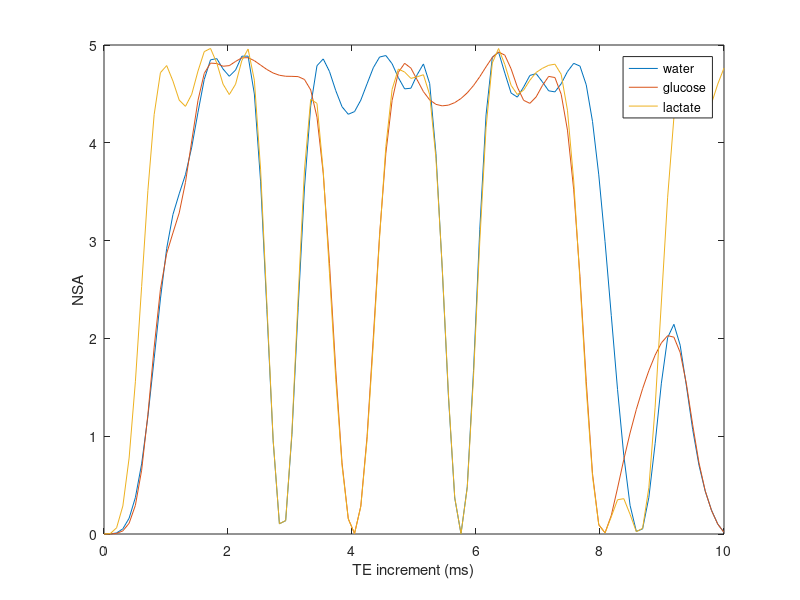
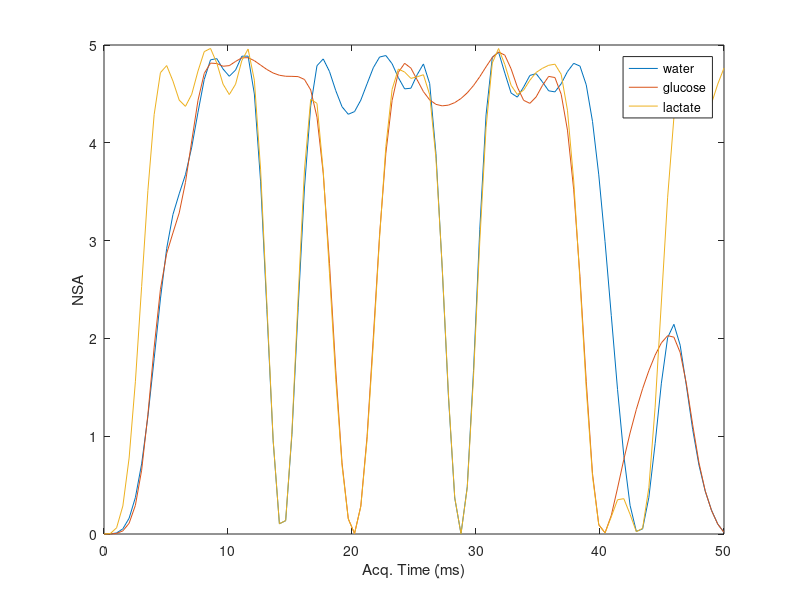
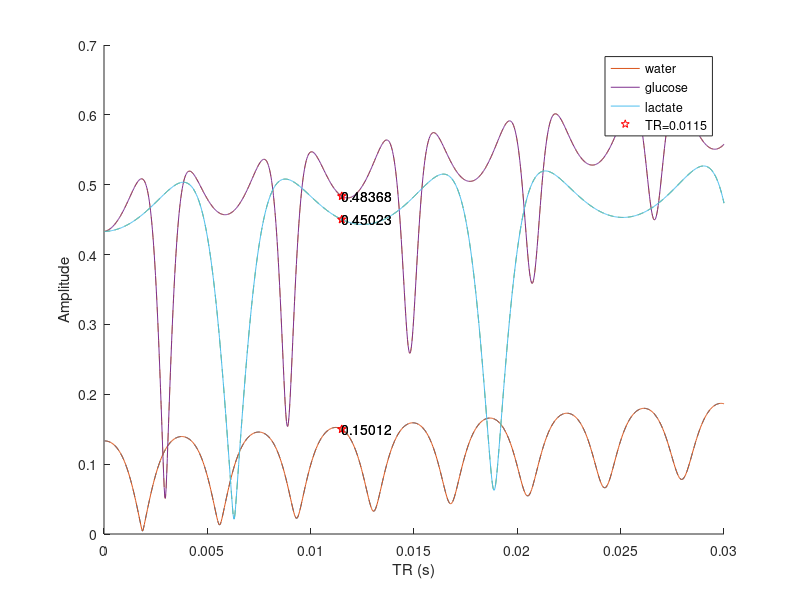
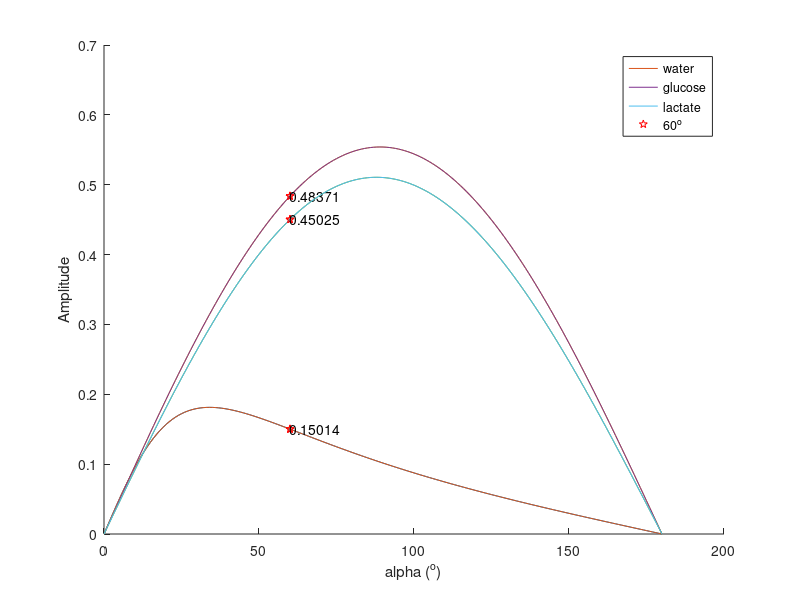

The MATLAB source for these figures, in order:
close all; clear; clc;

% --------------------------------------------------------------------------------------------
%
%              Optimization for DMI using ME-SSFP and CSI-SSFP
%           (TE increment/dwell time choice, maximization of NSA)
%                    Release version - August 2023
%
% --------------------------------------------------------------------------------------------
%
% Optimization for DMI using ME-SSFP and CSI-SSFP when B0 is known:
%
% Peters DC, Markovic S, Bao Q, Preise D, Sasson K, Agemy L, Scherz A, Frydman L.
% Improving deuterium metabolic imaging (DMI) signal-to-noise ratio by spectroscopic multi-echo bSSFP: A pancreatic cancer investigation.
% Magn Reson Med. 2021 Nov;86(5):2604-2617. doi: 10.1002/mrm.28906. Epub 2021 Jun 30. PMID: 34196041.
%
% Reeder SB, Wen Z, Yu H, Pineda AR, Gold GE, Markl M, Pelc NJ. 
% Multicoil Dixon chemical species separation with an iterative least-squares estimation method.
% Magn Reson Med. 2004 Jan;51(1):35-45. doi: 10.1002/mrm.10675. PMID: 14705043.
%
% For a complete discussion with B0 is also unknown:
%
% Pineda AR, Reeder SB, Wen Z, Pelc NJ.
% Cramér-Rao bounds for three-point decomposition of water and fat. 
% Magn Reson Med. 2005 Sep;54(3):625-35. doi: 10.1002/mrm.20623. PMID: 16092102.
%
% More about ME-SSFP sequence:
%
% Leupold J, Månsson S, Petersson JS, Hennig J, Wieben O.
% Fast multiecho balanced SSFP metabolite mapping of (1)H and hyperpolarized (13)C compounds.
% MAGMA. 2009 Aug;22(4):251-6. doi: 10.1007/s10334-009-0169-z. Epub 2009 Apr 15. PMID: 19367422.
%
% --------------------------------------------------------------------------------------------
%
% authors:               Elton Tadeu Montrazi
%                        Lucio Frydman
%
% web page:              https://www.weizmann.ac.il/chembiophys/Frydman_group/software
%                        https://github.com/montrazi                                           
%
% contact:               elton.montrazi@gmail.com
%                        lucio.frydman@weizmann.ac.il
%
% --------------------------------------------------------------------------------------------
% Copyright (c) Weizmann Institute of Science.
% All rights reserved.
% This work should be used for nonprofit purposes only.
% --------------------------------------------------------------------------------------------


B0=15.2; LarFreq=6.5357; %B0(T), Larmor's frequency (MHz/T)
flipPulse1=pi*(60/180); %Flip Angle
TR=0.0115; %TR to plot

ppmoff=2.0; %carrier frequency (ppm)

algoParams.species(1).name = 'water';
algoParams.species(1).frequency = 4.7 - ppmoff; % frequency (in ppm)
algoParams.species(1).relAmps = 1; % relative amplitudes
algoParams.species(1).T1 = 0.4; % T1 (s)
algoParams.species(1).T2 = 0.04; % T2 (s)

algoParams.species(2).name = 'glucose';
algoParams.species(2).frequency = 3.7 - ppmoff; % frequencies in ppm
algoParams.species(2).relAmps = 1; % relative amplitudes
algoParams.species(2).T1 = 0.053; % T1 (s)
algoParams.species(2).T2 = 0.053; % T2 (s)

algoParams.species(3).name = 'lactate';
algoParams.species(3).frequency = 1.2 - ppmoff; % frequencies in ppm
algoParams.species(3).relAmps = 1; % relative amplitudes
algoParams.species(3).T1 = 0.27; % T1 (s)
algoParams.species(3).T2 = 0.27; % T2 (s)

NTEs=5; %N echoes
t=linspace(1,10000,100)/10^6;


%%%%%%%%%%%%%%%% Cramér–Rao bound %%%%%%%%%%%%%%%%%%
Nspec=length(algoParams.species);
for p=1:Nspec; wfreq(p,1)=B0*LarFreq*algoParams.species(p).frequency; end

A=zeros(NTEs,length(wfreq));
NSA=zeros(length(t),length(wfreq));
for p=1:length(t)
    TEs(:,1)=(1:NTEs)*t(p);
    %%%% Make the matrix A %%%%
    for j=1:NTEs
        A(j,:)=exp(1i*2*pi*wfreq*TEs(j,1))';
    end
    NSA(p,:)=1./diag(inv(A'*A));
end
%%%%%%%%%%%%%%%%%%%%%%%%%%%

figure; plot(t*1000,NSA);
xlabel('TE increment (ms)'); ylabel('NSA'); legend(algoParams.species.name);

figure; plot(t*1000*NTEs,NSA);
xlabel('Acq. Time (ms)'); ylabel('NSA'); legend(algoParams.species.name);
%%%%%%%%%%%%%%%%%%%%%%%%%%%%%%%%%%%%%%%%%%%%%%%%%%%%


%%%%%%%%%%%%%%%%%%% SSFP signal %%%%%%%%%%%%%%%%%%%%
for p=1:Nspec
    wtr(1,p)=2*pi*B0*LarFreq*algoParams.species(p).frequency;
    T1(1,p)=algoParams.species(p).T1;
    T2(1,p)=algoParams.species(p).T2;
    AmpSa(1,p)=algoParams.species(p).relAmps;
end

%%%%%% Amplitude at TE=TR/2 in function of TR %%%%%%%%%%%%%%
alphapi=1*pi; %pi for alternated flip pulse (alpha,-alpha) and 0 without alternating
figAmpTR=figure; hold on;
ttr=linspace(0,30,1000)/1000;
for p=1:length(wtr)
    E1=exp(-ttr./T1(p)); E2=exp(-ttr./T2(p)); theta=ttr.*wtr(p)+alphapi;
    D=(1-E1.*cos(flipPulse1)).*(1-E2.*cos(theta))-(E1-cos(flipPulse1)).*(E2-cos(theta)).*E2;
    MyTR=(1-E1).*((1-E2.*cos(theta)).*sin(flipPulse1))./D; MxTR=(1-E1).*(E2.*sin(flipPulse1).*sin(theta))./D;
    AmpTR=AmpSa(p)*(MxTR+1i*MyTR).*exp(-1i*theta); [val,idx]=min(abs(ttr-TR));
    plot(ttr,abs(AmpTR),'--',ttr(idx),abs(AmpTR(idx)),'pr'); text(ttr(idx),abs(AmpTR(idx)),num2str(abs(AmpTR(idx))));
    pleng(p)=plot(ttr,abs(AmpTR)); pleng2=plot(ttr(idx),abs(AmpTR(idx)),'pr');
    text(ttr(idx),abs(AmpTR(idx)),num2str(abs(AmpTR(idx))));
end
xlabel('TR (s)'); ylabel('Amplitude'); legend([pleng pleng2],{algoParams.species.name,['TR=' num2str(TR)]});
hold off;

%%%%%% Amplitude in function of alpha %%%%%%%%%%%%%%
figure; hold on; alpha=(pi/180)*linspace(0,180,181);
for p=1:length(wtr)
    E1=exp(-TR./T1(p)); E2=exp(-TR./T2(p)); theta=TR*wtr(p)+alphapi;
    D=(1-E1.*cos(alpha)).*(1-E2.*cos(theta))-(E1-cos(alpha)).*(E2-cos(theta)).*E2;
    MyTR=(1-E1).*((1-E2.*cos(theta)).*sin(alpha))./D; MxTR=(1-E1).*(E2.*sin(alpha).*sin(theta))./D;
    AmpTR=AmpSa(p)*(MxTR+1i*MyTR).*exp(-1i*theta);
    AmpTRCRB(p)=abs(AmpTR((flipPulse1/pi)*180+1));
    plotAmpTR(p,1:2)=plot(alpha*(180/pi),abs(AmpTR),flipPulse1*(180/pi),abs(AmpTR((flipPulse1/pi)*180+1)),'pr');
    pleng(p)=plot(alpha*(180/pi),abs(AmpTR)); pleng2=plot(flipPulse1*(180/pi),abs(AmpTR((flipPulse1/pi)*180+1)),'pr');
    text(flipPulse1*(180/pi),abs(AmpTR((flipPulse1/pi)*180+1)),num2str(abs(AmpTR((flipPulse1/pi)*180+1))));
end
xlabel('alpha (^o)'); ylabel('Amplitude');legend([pleng pleng2],{algoParams.species.name,[num2str(flipPulse1*(180/pi)) '^o']});
hold off;
%%%%%%%%%%%%%%%%%%%%%%%%%%%%%%%%%%%%%%%%%%%%%%%%

